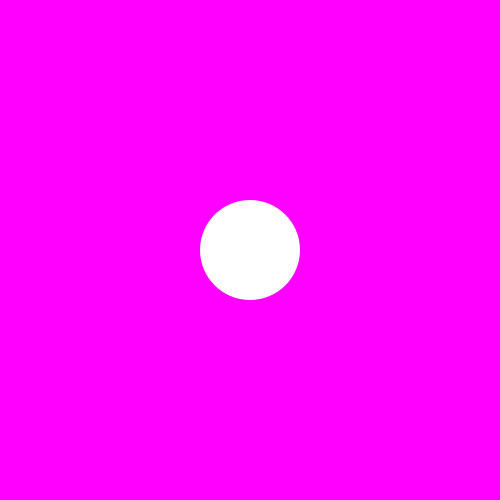
Frame 1 (no input)
Frame 60 (the mouse pressed at the canvas centre just before this capture): identical to frame 1, image omitted
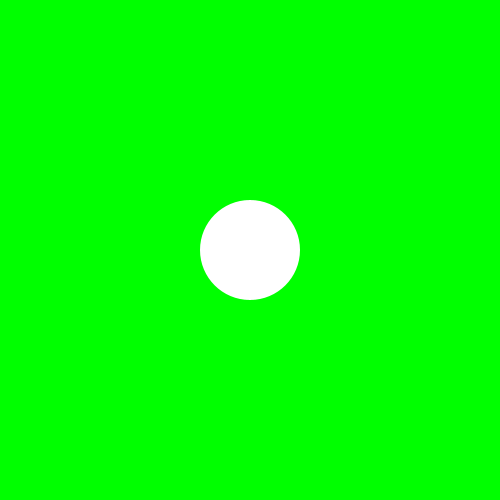
Frame 120 (the mouse held since frame 60 and released just before this capture)

The Processing sketch that drew these frames (run headless with seeded random() and noise(); from frame 60 on, the mouse is pressed at the canvas centre):

// Processing sketch: egszeru_lampa
// ── egszeru_lampa.pde
int x; 
int y;
int sugar =100;
void setup() {
  size(500, 500);
  x=250;
  y=250;
}

void draw() {
  noStroke();

  if (abs(x-mouseX)<sugar && abs(y-mouseY)<sugar) {
    background(#00ff00);
  } else {
    background(#ff00ff);
  }

  ellipse( x, y, sugar, sugar);
}
